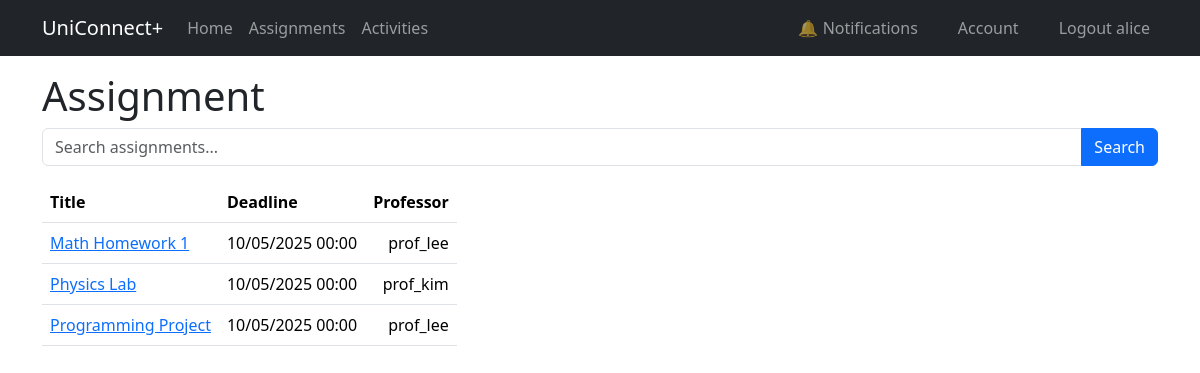
/assignments (signed in), run on the app's committed database.
### app/models.py (models this page shows, shortened)
@dataclass
class User(UserMixin, db.Model):
    __tablename__ = 'user'
    id: so.Mapped[int] = so.mapped_column(primary_key=True)
    username: so.Mapped[str] = so.mapped_column(sa.String(64), unique=True, index=True)
    email: so.Mapped[str] = so.mapped_column(sa.String(120), unique=True, index=True)
    password_hash: so.Mapped[Optional[str]] = so.mapped_column(sa.String(256))
    role: so.Mapped[str] = so.mapped_column(sa.String(10), default="student")  # student, professor, admin
    submissions: so.Mapped[List['Submission']] = relationship(back_populates='student', cascade='all, delete-orphan')
    assignments: so.Mapped[List['Assignment']] = relationship(back_populates='professor', cascade='all, delete-orphan')
    activities_created: so.Mapped[List['Activity']] = relationship(back_populates='creator', cascade='all, delete-orphan')
    notifications: so.Mapped[List['Notification']] = relationship(back_populates='user', cascade='all, delete-orphan')
    participations: so.Mapped[List['Participant']] = relationship(back_populates='student', cascade='all, delete-orphan')

@dataclass
class Assignment(db.Model):
    __tablename__ = 'assignments'
    id: so.Mapped[int] = so.mapped_column(primary_key=True)
    title: so.Mapped[str] = so.mapped_column(sa.String(128))
    description: so.Mapped[str] = so.mapped_column(sa.Text)
    deadline:so.Mapped[str]=so.mapped_column(sa.DateTime)
    professor_id: so.Mapped[int] = so.mapped_column(ForeignKey('user.id'))
    professor: so.Mapped['User'] = relationship(back_populates='assignments')
    submissions: so.Mapped[List['Submission']] = relationship(back_populates='assignment', cascade='all, delete-orphan')

### app/views.py (the view)
@app.route('/assignments')
def assignments():
    if current_user.role == 'professor':
        q = db.select(Assignment).where(Assignment.professor_id == current_user.id)
    else:
        q = db.select(Assignment)
    search = request.args.get('search')
    if search:
        q = q.where(Assignment.title.ilike(f"%{search}%"))
    assignments = db.session.scalars(q)
    return render_template('assignments.html', title="Assignments", assignments=assignments)

### app/__init__.py (called while the page is built)
@app.context_processor
def inject_unread_count():
    if current_user.is_authenticated:
        count = Notification.query.filter_by(user_id=current_user.id, is_read=False).count()
    else:
        count = 0
    return dict(unread_count=count)

### app/models.py (called while the page is built)
@login.user_loader
def load_user(id):
    return db.session.get(User, int(id))

### app/templates/assignments.html (shortened to what this page needs)
{% extends "base.html" %}
{% block content %}
<h1>Assignment</h1>
<form method="get" action="{{ url_for('assignments') }}" class="mb-3">
    <div class="input-group">
        <input type="text" name="search" class="form-control" placeholder="Search assignments..." value="{{ request.args.get('search', '') }}">
        <button class="btn btn-primary" type="submit">Search</button>
    </div>
</form>
<div class="col-lg-3">
<table class="table">
    <thead>
        <tr>
            <th>Title</th>
            <th>Deadline</th>
            <th>Professor</th>
        </tr>
    </thead>
    {% for assignment in assignments %}
        <tr>
            <td class="text-start text-nowrap">
                <a href="{{ url_for('assignment_detail', assignment_id=assignment.id) }}">{{ assignment.title }}</a>
            </td>
            <td class="text-center text-nowrap">
                {{ assignment.deadline.strftime('%d/%m/%Y %H:%M') }}
            </td>
            <td class="text-end text-nowrap">
                {{ assignment.professor.username }}
            </td>
        </tr>
    {% endfor %}
</table>
</div>
{% endblock %}

### app/templates/base.html (shortened to what this page needs)
<!doctype html>
<html lang="en">
<head>
    <link
        href="https://cdn.jsdelivr.net/npm/bootstrap@5.3.3/dist/css/bootstrap.min.css"
        rel="stylesheet"
>
    <link rel="stylesheet" href="https://cdn.jsdelivr.net/npm/bootstrap-icons@1.11.3/font/bootstrap-icons.min.css">
</head>
<body>
<nav class="navbar navbar-expand-sm bg-dark" data-bs-theme="dark">
    <div class="container">
        <a class="navbar-brand" href="{{ url_for('home') }}">UniConnect+</a>
        <div class="collapse navbar-collapse" id="navbarSupportedContent">
            <ul class="navbar-nav me-auto mb-2 mb-lg-0">
                <li class="nav-item">
                    <a class="nav-link" aria-current="page" href="{{ url_for('home') }}">Home</a>
                </li>
                {% if current_user.is_authenticated %}
                         <li class="nav-item">
                            <a class="nav-link" href="{{ url_for('assignments') }}">Assignments</a>
                        </li>
                        <li class="nav-item">
                            <a class="nav-link" href="{{ url_for('activities') }}">Activities</a>
                        </li>
                {% endif %}
            </ul>
            <ul class="navbar-nav gap-4 ms-auto">
                {% if not current_user.is_authenticated %}
                    <li class="nav-item">
                        <a class="nav-link" href="{{ url_for('login') }}">Login</a>
                    </li>
                    <li class="nav-item">
                        <a class="nav-link" href="{{ url_for('student_register') }}">Student Register</a>
                    </li>
                {% else %}
                    <li class="nav-item">
                        <a class="nav-link" href="{{ url_for('notifications') }}">
                            🔔 Notifications
                        </a>
                    </li>
                    <li class="nav-item">
                        <a class="nav-link" href="{{ url_for('account') }}">Account</a>
                    </li>
                    <li class="nav-item">
                        <a class="nav-link" href="{{ url_for('logout') }}">Logout {{ current_user.username }}</a>
                    </li>
                {% endif %}
            </ul>
        </div>
    </div>
</nav>
<div class="container">
    {% block content %}{% endblock content %}
</div>
</body>
</html>

### data on the page
User: username "alice"
Assignment: title "Math Homework 1", deadline "10/05/2025 00:00", professor.username "prof_lee"
Assignment: title "Physics Lab", deadline "10/05/2025 00:00", professor.username "prof_kim"
Assignment: title "Programming Project", deadline "10/05/2025 00:00", professor.username "prof_lee"
